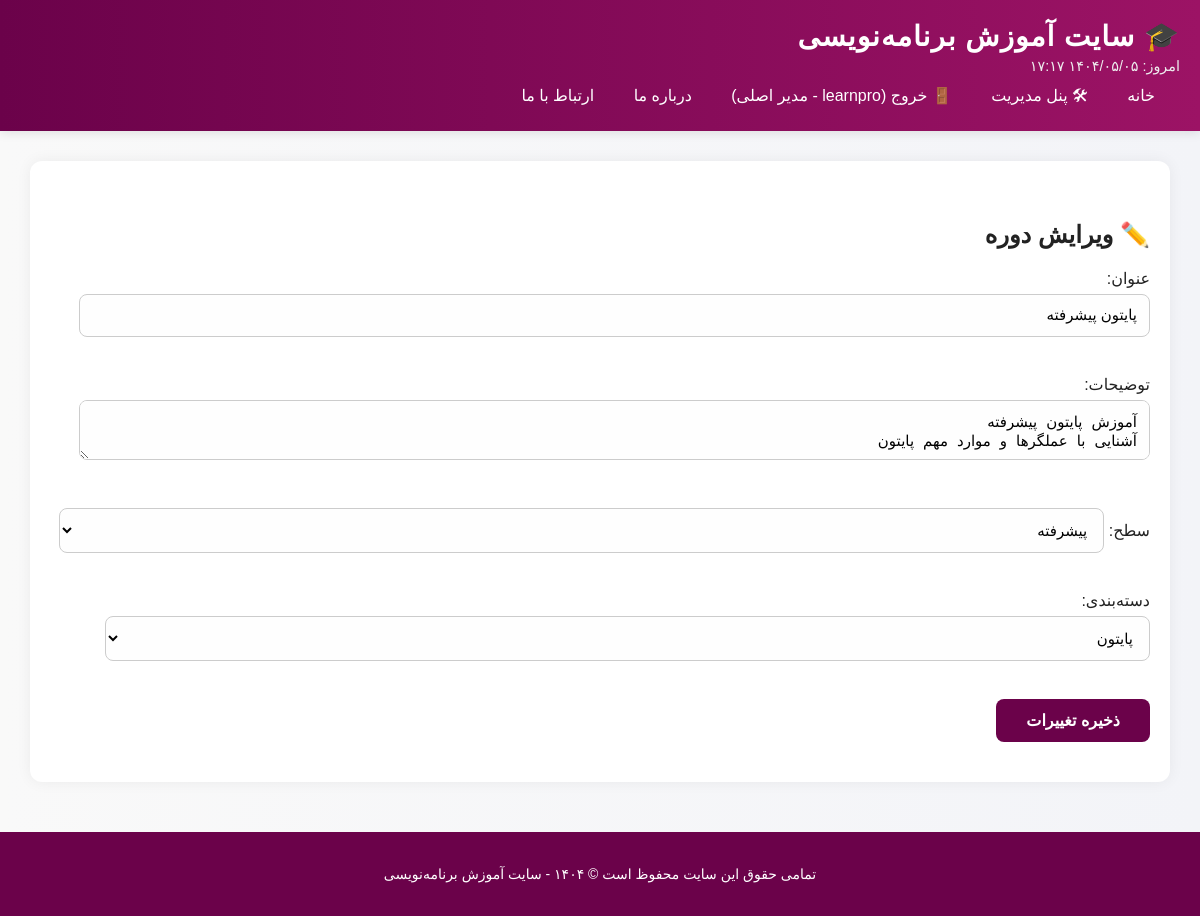
The page /admin/edit_course.php?id=3 (signed in) on the database its author committed.
### tables this page shows
CREATE TABLE `courses` (
  `id` int(11) NOT NULL,
  `title` varchar(255) NOT NULL,
  `description` text DEFAULT NULL,
  `category_id` int(11) DEFAULT NULL,
  `level` enum('beginner','intermediate','advanced') DEFAULT NULL,
  `thumbnail` varchar(255) DEFAULT NULL,
  `created_by` int(11) DEFAULT NULL,
  `created_at` timestamp NOT NULL DEFAULT current_timestamp()
);

CREATE TABLE `categories` (
  `id` int(11) NOT NULL,
  `name` varchar(100) NOT NULL
);

### admin/edit_course.php (the view, shortened to what this page needs)
<?php
require '../includes/db.php';
require '../includes/header.php';
$id = $_GET['id'] ?? null;
$stmt = $pdo->prepare("SELECT * FROM courses WHERE id = ?");
$stmt->execute([$id]);
$course = $stmt->fetch();
$categories = $pdo->query("SELECT * FROM categories")->fetchAll();
?>
<h2>✏️ ویرایش دوره</h2>
<form method="post">
    <label>عنوان:
        <input type="text" name="title" value="<?= htmlspecialchars($course['title']) ?>" required>
    </label><br><br>
    <label>توضیحات:
        <textarea name="description" required><?= htmlspecialchars($course['description']) ?></textarea>
    </label><br><br>
    <label>سطح:
        <select name="level">
            <option value="advanced" <?= $course['level'] == 'advanced' ? 'selected' : '' ?>>پیشرفته</option>
        </select>
    </label><br><br>
    <label>دسته‌بندی:
        <select name="category">
            <?php foreach ($categories as $cat): ?>
                <option value="<?= $cat['id'] ?>" <?= $cat['id'] == $course['category_id'] ? 'selected' : '' ?>>
                    <?= htmlspecialchars($cat['name']) ?>
                </option>
            <?php endforeach; ?>
        </select>
    </label><br><br>
    <button type="submit">ذخیره تغییرات</button>
</form>
<?php require '../includes/footer.php'; ?>

### assets/css/style.css (style rules this page uses)
body { font-family: 'Vazirmatn', Tahoma, sans-serif; background: linear-gradient(to right, #f9f9f9, #f3f4f8); color: #222; margin: 0; padding: 0; direction: rtl; }
form input[type="text"], form input[type="email"], form input[type="password"], form input[type="number"], form select, form textarea { width: 95%; padding: 12px; margin-top: 6px; margin-bottom: 20px; border: 1px solid #ccc; border-radius: 8px; background-color: #fefefe; font-size: 15px; transition: border 0.3s ease; }
form button { padding: 12px 30px; background: #6B024A; color: white; border: none; border-radius: 8px; cursor: pointer; font-weight: bold; font-size: 16px; transition: background 0.3s; }

### rows shown on the page
courses: title "پایتون پیشرفته", description "آموزش پایتون پیشرفته آشنایی با عملگرها و موارد مهم پایتون", level "پیشرفته", category "پایتون"

### other values the page prints
$user['username'] "learnpro"
translate_role($userRole) "مدیر اصلی"
